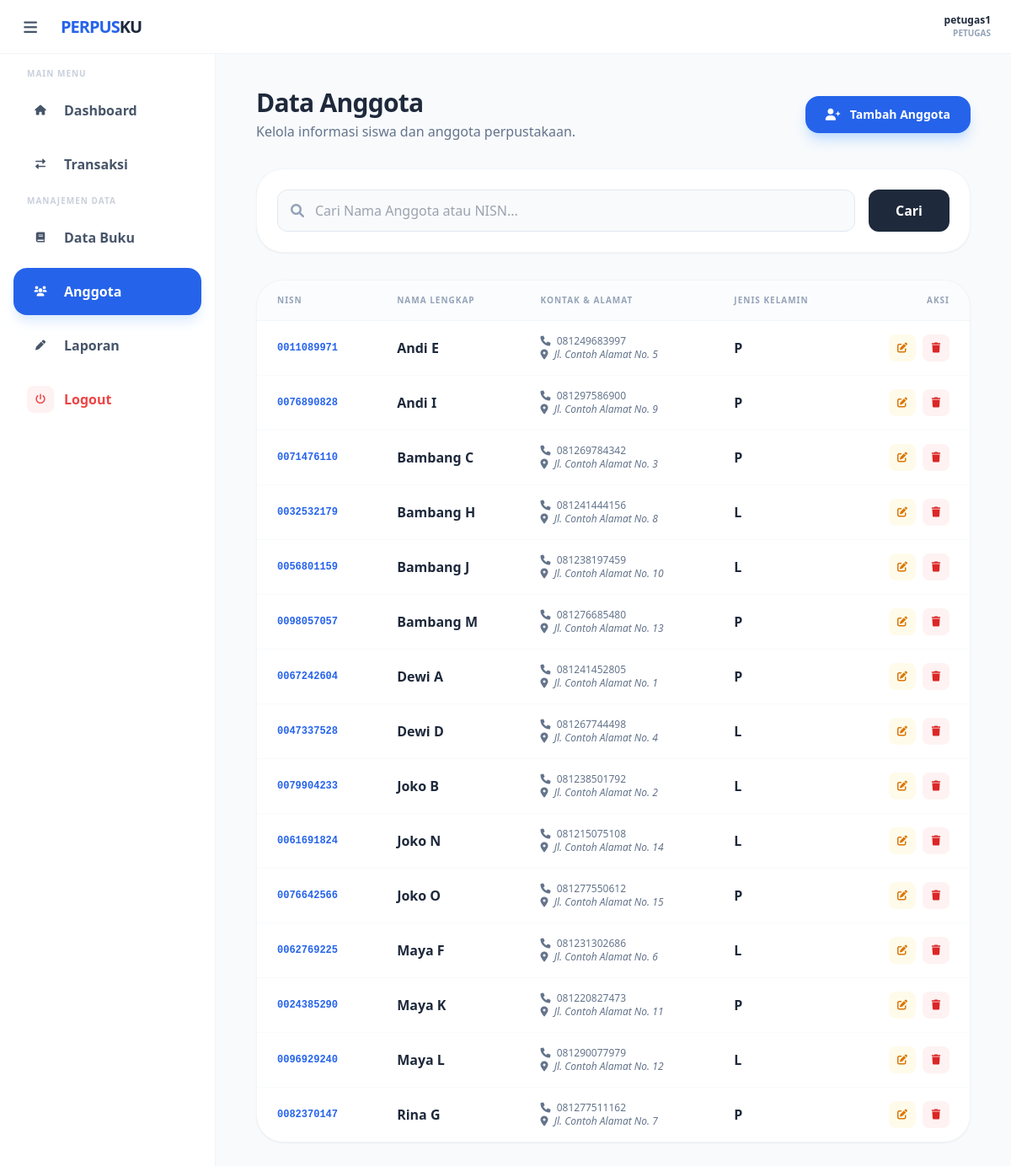
The app's page /pages/anggota/index.php (signed in) with its own data.
### tables this page shows
CREATE TABLE `anggota` (
  `id` int NOT NULL,
  `id_user` int DEFAULT NULL,
  `nisn` varchar(20) NOT NULL,
  `nama_anggota` varchar(100) NOT NULL,
  `jenis_kelamin` enum('L','P') DEFAULT NULL,
  `no_telp` varchar(15) DEFAULT NULL,
  `alamat` text,
  `tanggal_mendaftar` date DEFAULT (curdate())
);

### pages/anggota/index.php (the view, shortened to what this page needs)
<?php
require_once "../../konek.php";
require_once "../../layout/header.php";
require_once "../../layout/sidebar.php";
$search = $_GET['search'] ?? '';
$sql = "SELECT * FROM anggota WHERE 1=1";
$sql .= " ORDER BY nama_anggota ASC";
$query = mysqli_query($conn, $sql);
?>
<div class="p-6">
    <div class="flex justify-between items-center mb-8">
        <div>
            <h2 class="text-3xl font-extrabold text-slate-800 tracking-tight">Data Anggota</h2>
            <p class="text-slate-500 mt-1">Kelola informasi siswa dan anggota perpustakaan.</p>
        </div>
        <a href="tambah.php" class="bg-blue-600 hover:bg-blue-700 text-white font-bold px-6 py-3 rounded-2xl transition-all shadow-lg shadow-blue-200 text-sm">
            <i class="fas fa-user-plus mr-2"></i> Tambah Anggota
        </a>
    </div>
    <div class="bg-white rounded-[2rem] shadow-sm border border-slate-100 p-6 mb-8">
        <form method="GET" action="" class="flex gap-4">
            <div class="relative flex-1">
                <i class="fas fa-search absolute left-4 top-1/2 -translate-y-1/2 text-slate-400"></i>
                <input type="text" name="search" value="<?= $search; ?>" placeholder="Cari Nama Anggota atau NISN..."
                       class="w-full pl-11 pr-4 py-3 rounded-xl border border-slate-200 bg-slate-50 focus:ring-2 focus:ring-blue-500 outline-none transition-all">
            </div>
            <button type="submit" class="bg-slate-800 text-white px-8 py-3 rounded-xl font-bold hover:bg-slate-900 transition-all">Cari</button>
        </form>
    </div>
    <div class="bg-white rounded-[2rem] shadow-sm border border-slate-100 overflow-hidden">
        <table class="w-full text-left">
            <thead>
                <tr class="bg-slate-50/50 border-b border-slate-100 text-[10px] font-black text-slate-400 uppercase tracking-widest">
                    <th class="px-6 py-4">NISN</th>
                    <th class="px-6 py-4">Nama Lengkap</th>
                    <th class="px-6 py-4">Kontak & Alamat</th>
                    <th class="px-6 py-4">Jenis Kelamin</th>
                    <th class="px-6 py-4 text-right">Aksi</th>
                </tr>
            </thead>
            <tbody class="divide-y divide-slate-50">
                <?php while($row = mysqli_fetch_assoc($query)) : ?>
                <tr class="hover:bg-slate-50/50 transition-colors">
                    <td class="px-6 py-4 font-mono text-xs text-blue-600 font-bold"><?= $row['nisn']; ?></td>
                    <td class="px-6 py-4 font-bold text-slate-800"><?= $row['nama_anggota']; ?></td>
                    <td class="px-6 py-4 text-xs text-slate-500">
                        <div><i class="fas fa-phone mr-1"></i> <?= $row['no_telp'] ?: '-'; ?></div>
                        <div class="italic"><i class="fas fa-map-marker-alt mr-1"></i> <?= $row['alamat'] ?: '-'; ?></div>
                    </td>
                    <td class="px-6 py-4 font-bold text-slate-800"><?= $row['jenis_kelamin']; ?></td>
                    <td class="px-6 py-4 text-right">
                        <div class="flex justify-end gap-2">
                            <a href="edit.php?id=<?= $row['id']; ?>" class="w-8 h-8 rounded-lg bg-amber-50 text-amber-600 flex items-center justify-center hover:bg-amber-600 hover:text-white transition-all"><i class="fas fa-edit text-xs"></i></a>
                            <button onclick="konfirmasiHapus('hapus.php?id=<?= $row['id'] ?>')"
                                    class="w-8 h-8 rounded-lg bg-red-50 text-red-600 flex items-center justify-center hover:bg-red-600 hover:text-white transition-all">
                                <i class="fas fa-trash text-xs"></i>
                            </button>
                        </div>
                    </td>
                </tr>
                <?php endwhile; ?>
            </tbody>
        </table>
    </div>
</div>

### records on screen
anggota: nisn "0011089971", nama_anggota "Andi E", no_telp "081249683997", alamat "Jl. Contoh Alamat No. 5", jenis_kelamin "P"
anggota: nisn "0076890828", nama_anggota "Andi I", no_telp "081297586900", alamat "Jl. Contoh Alamat No. 9", jenis_kelamin "P"
anggota: nisn "0071476110", nama_anggota "Bambang C", no_telp "081269784342", alamat "Jl. Contoh Alamat No. 3", jenis_kelamin "P"
anggota: nisn "0032532179", nama_anggota "Bambang H", no_telp "081241444156", alamat "Jl. Contoh Alamat No. 8", jenis_kelamin "L"
anggota: nisn "0056801159", nama_anggota "Bambang J", no_telp "081238197459", alamat "Jl. Contoh Alamat No. 10", jenis_kelamin "L"
anggota: nisn "0098057057", nama_anggota "Bambang M", no_telp "081276685480", alamat "Jl. Contoh Alamat No. 13", jenis_kelamin "P"
anggota: nisn "0067242604", nama_anggota "Dewi A", no_telp "081241452805", alamat "Jl. Contoh Alamat No. 1", jenis_kelamin "P"
anggota: nisn "0047337528", nama_anggota "Dewi D", no_telp "081267744498", alamat "Jl. Contoh Alamat No. 4", jenis_kelamin "L"
anggota: nisn "0079904233", nama_anggota "Joko B", no_telp "081238501792", alamat "Jl. Contoh Alamat No. 2", jenis_kelamin "L"
anggota: nisn "0061691824", nama_anggota "Joko N", no_telp "081215075108", alamat "Jl. Contoh Alamat No. 14", jenis_kelamin "L"
anggota: nisn "0076642566", nama_anggota "Joko O", no_telp "081277550612", alamat "Jl. Contoh Alamat No. 15", jenis_kelamin "P"
anggota: nisn "0062769225", nama_anggota "Maya F", no_telp "081231302686", alamat "Jl. Contoh Alamat No. 6", jenis_kelamin "L"
anggota: nisn "0024385290", nama_anggota "Maya K", no_telp "081220827473", alamat "Jl. Contoh Alamat No. 11", jenis_kelamin "P"
anggota: nisn "0096929240", nama_anggota "Maya L", no_telp "081290077979", alamat "Jl. Contoh Alamat No. 12", jenis_kelamin "L"
anggota: nisn "0082370147", nama_anggota "Rina G", no_telp "081277511162", alamat "Jl. Contoh Alamat No. 7", jenis_kelamin "P"

### other values on screen
$_SESSION['username'] "petugas1"
$_SESSION['role'] "PETUGAS"
